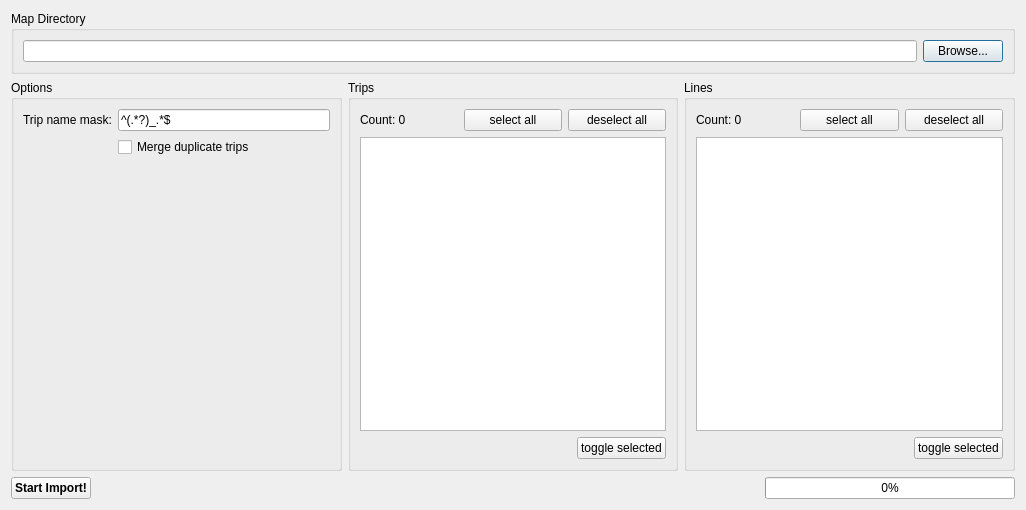
<?xml version="1.0" encoding="UTF-8"?>
<ui version="4.0">
 <class>DlgOmsiImport</class>
 <widget class="QDialog" name="DlgOmsiImport">
  <property name="geometry">
   <rect>
    <x>0</x>
    <y>0</y>
    <width>1026</width>
    <height>510</height>
   </rect>
  </property>
  <property name="windowTitle">
   <string>Import OMSI Schedule</string>
  </property>
  <layout class="QVBoxLayout" name="verticalLayout_3">
   <item>
    <layout class="QVBoxLayout" name="vlAll">
     <item>
      <widget class="QGroupBox" name="gbMapDir">
       <property name="title">
        <string>Map Directory</string>
       </property>
       <layout class="QHBoxLayout" name="horizontalLayout_5">
        <item>
         <widget class="QLineEdit" name="leDir">
          <property name="readOnly">
           <bool>true</bool>
          </property>
         </widget>
        </item>
        <item>
         <widget class="QPushButton" name="pbDirBrowse">
          <property name="text">
           <string>Browse...</string>
          </property>
         </widget>
        </item>
       </layout>
      </widget>
     </item>
     <item>
      <layout class="QHBoxLayout" name="horizontalLayout_6">
       <item>
        <widget class="QGroupBox" name="gbOptions">
         <property name="title">
          <string>Options</string>
         </property>
         <layout class="QFormLayout" name="formLayout">
          <item row="0" column="0">
           <widget class="QLabel" name="label">
            <property name="text">
             <string>Trip name mask:</string>
            </property>
           </widget>
          </item>
          <item row="0" column="1">
           <widget class="QLineEdit" name="leTripNameMask">
            <property name="whatsThis">
             <string>&lt;html&gt;&lt;head/&gt;&lt;body&gt;&lt;p&gt;&lt;span style=&quot; font-weight:700;&quot;&gt;What is the trip name maske?&lt;/span&gt;&lt;/p&gt;&lt;p&gt;The trip name mask is used to extract the line number from the entire Trip name, e.g. &amp;quot;131_BOW-EBF&amp;quot; would be line number &amp;quot;131&amp;quot;. You can add an regular expression here. If it matches with the trip name, the first capture group will be used as the line number this trip is associated with.&lt;/p&gt;&lt;p&gt;&lt;span style=&quot; font-weight:700;&quot;&gt;Example:&lt;/span&gt;&lt;/p&gt;&lt;p&gt;&lt;span style=&quot; font-family:'Courier New';&quot;&gt;^(.*?)_.*$&lt;/span&gt; is the default and machtes every trip that contains underscores and regonices everything before the first underscore as the line number.&lt;/p&gt;&lt;/body&gt;&lt;/html&gt;</string>
            </property>
            <property name="text">
             <string notr="true">^(.*?)_.*$</string>
            </property>
           </widget>
          </item>
          <item row="1" column="1">
           <widget class="QCheckBox" name="cbMergeDuplicateTrips">
            <property name="text">
             <string>Merge duplicate trips</string>
            </property>
           </widget>
          </item>
          <item row="2" column="1">
           <spacer name="verticalSpacer">
            <property name="orientation">
             <enum>Qt::Vertical</enum>
            </property>
            <property name="sizeHint" stdset="0">
             <size>
              <width>20</width>
              <height>40</height>
             </size>
            </property>
           </spacer>
          </item>
         </layout>
        </widget>
       </item>
       <item>
        <widget class="QGroupBox" name="gbTrips">
         <property name="title">
          <string>Trips</string>
         </property>
         <layout class="QVBoxLayout" name="verticalLayout">
          <item>
           <layout class="QHBoxLayout" name="horizontalLayout">
            <item>
             <widget class="QLabel" name="lTripCount">
              <property name="text">
               <string>Count: 0</string>
              </property>
             </widget>
            </item>
            <item>
             <widget class="QPushButton" name="phTripsSelectAll">
              <property name="text">
               <string>select all</string>
              </property>
             </widget>
            </item>
            <item>
             <widget class="QPushButton" name="pbTripsDeselectAll">
              <property name="text">
               <string>deselect all</string>
              </property>
             </widget>
            </item>
           </layout>
          </item>
          <item>
           <widget class="QListWidget" name="lwTrips">
            <property name="selectionMode">
             <enum>QAbstractItemView::ExtendedSelection</enum>
            </property>
           </widget>
          </item>
          <item>
           <layout class="QHBoxLayout" name="horizontalLayout_3">
            <item>
             <spacer name="horizontalSpacer">
              <property name="orientation">
               <enum>Qt::Horizontal</enum>
              </property>
              <property name="sizeHint" stdset="0">
               <size>
                <width>40</width>
                <height>20</height>
               </size>
              </property>
             </spacer>
            </item>
            <item>
             <widget class="QPushButton" name="pbTripsToggleSelected">
              <property name="text">
               <string>toggle selected</string>
              </property>
             </widget>
            </item>
           </layout>
          </item>
         </layout>
        </widget>
       </item>
       <item>
        <widget class="QGroupBox" name="gbLines">
         <property name="title">
          <string>Lines</string>
         </property>
         <layout class="QVBoxLayout" name="verticalLayout_2">
          <item>
           <layout class="QHBoxLayout" name="horizontalLayout_2">
            <item>
             <widget class="QLabel" name="lLineCount">
              <property name="text">
               <string>Count: 0</string>
              </property>
             </widget>
            </item>
            <item>
             <widget class="QPushButton" name="pbLinesSelectAll">
              <property name="text">
               <string>select all</string>
              </property>
             </widget>
            </item>
            <item>
             <widget class="QPushButton" name="pbLinesDeselectAll">
              <property name="text">
               <string>deselect all</string>
              </property>
             </widget>
            </item>
           </layout>
          </item>
          <item>
           <widget class="QListWidget" name="lwLines">
            <property name="selectionMode">
             <enum>QAbstractItemView::ExtendedSelection</enum>
            </property>
           </widget>
          </item>
          <item>
           <layout class="QHBoxLayout" name="horizontalLayout_4">
            <item>
             <spacer name="horizontalSpacer_2">
              <property name="orientation">
               <enum>Qt::Horizontal</enum>
              </property>
              <property name="sizeHint" stdset="0">
               <size>
                <width>40</width>
                <height>20</height>
               </size>
              </property>
             </spacer>
            </item>
            <item>
             <widget class="QPushButton" name="pbLinesToggleSelected">
              <property name="text">
               <string>toggle selected</string>
              </property>
             </widget>
            </item>
           </layout>
          </item>
         </layout>
        </widget>
       </item>
      </layout>
     </item>
    </layout>
   </item>
   <item>
    <layout class="QHBoxLayout" name="horizontalLayout_7">
     <item>
      <widget class="QPushButton" name="pbStart">
       <property name="font">
        <font>
         <bold>true</bold>
        </font>
       </property>
       <property name="text">
        <string>Start Import!</string>
       </property>
      </widget>
     </item>
     <item>
      <widget class="QLabel" name="lCurrentProgress">
       <property name="text">
        <string/>
       </property>
      </widget>
     </item>
     <item>
      <spacer name="horizontalSpacer_3">
       <property name="orientation">
        <enum>Qt::Horizontal</enum>
       </property>
       <property name="sizeHint" stdset="0">
        <size>
         <width>40</width>
         <height>20</height>
        </size>
       </property>
      </spacer>
     </item>
     <item>
      <widget class="QProgressBar" name="progressBar">
       <property name="sizePolicy">
        <sizepolicy hsizetype="Fixed" vsizetype="Fixed">
         <horstretch>0</horstretch>
         <verstretch>0</verstretch>
        </sizepolicy>
       </property>
       <property name="minimumSize">
        <size>
         <width>250</width>
         <height>0</height>
        </size>
       </property>
       <property name="value">
        <number>0</number>
       </property>
      </widget>
     </item>
    </layout>
   </item>
  </layout>
 </widget>
 <resources/>
 <connections/>
</ui>
